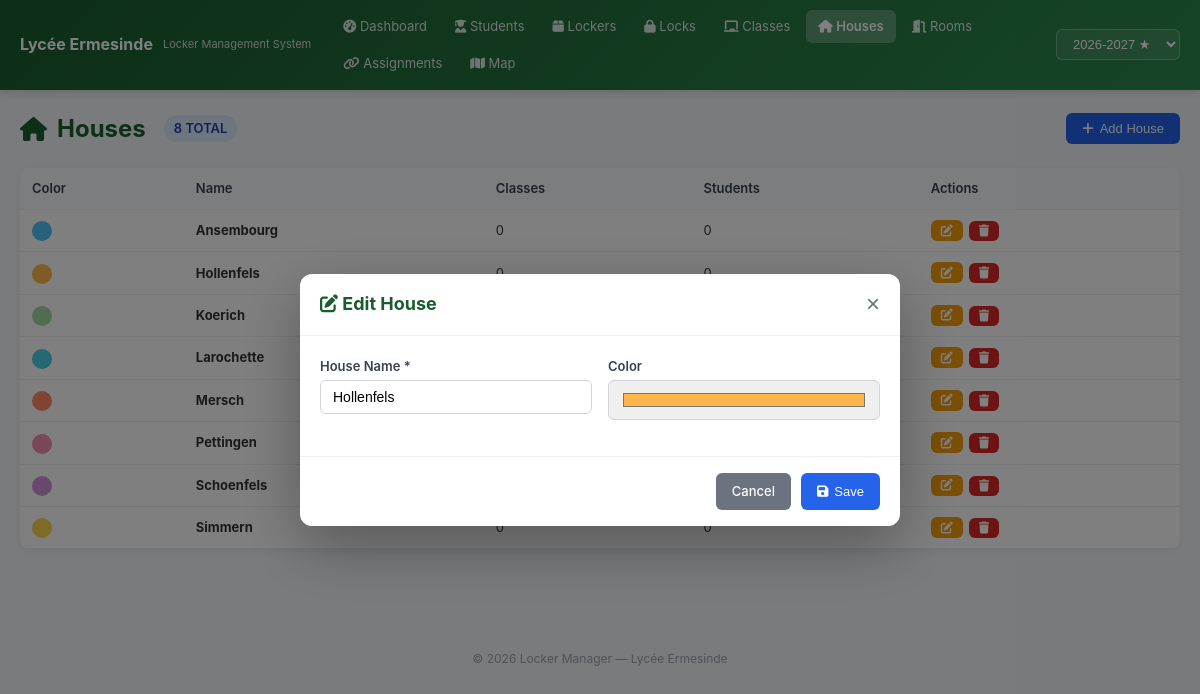
/houses.php?action=edit&id=2, run on the app's committed database.
### tables this page shows
CREATE TABLE IF NOT EXISTS houses (
    id INT AUTO_INCREMENT PRIMARY KEY,
    name VARCHAR(100) NOT NULL UNIQUE,
    color VARCHAR(20) DEFAULT '#999999',
    created_at TIMESTAMP DEFAULT CURRENT_TIMESTAMP
);

### includes/db.php (called while the page is built, shortened)
<?php
class DB {
    private static ?PDO $instance = null;
    public static function getInstance(): PDO {
        if (self::$instance === null) {
            $dsn = 'mysql:host=' . DB_HOST . ';dbname=' . DB_NAME . ';charset=' . DB_CHARSET;
            $options = [
                PDO::ATTR_ERRMODE            => PDO::ERRMODE_EXCEPTION,
                PDO::ATTR_DEFAULT_FETCH_MODE => PDO::FETCH_ASSOC,
                PDO::ATTR_EMULATE_PREPARES   => false,
            ];
            self::$instance = new PDO($dsn, DB_USER, DB_PASS, $options);
        }
        return self::$instance;
    }
    public static function query(string $sql, array $params = []): PDOStatement {
        $stmt = self::getInstance()->prepare($sql);
        $stmt->execute($params);
        return $stmt;
    }
    public static function fetchAll(string $sql, array $params = []): array {
        return self::query($sql, $params)->fetchAll();
    }
    public static function fetchOne(string $sql, array $params = []): array|null|false {
        return self::query($sql, $params)->fetch();
    }
}

### includes/helpers.php (called while the page is built, shortened)
<?php
require_once __DIR__ . '/db.php';
function h(?string $str): string {
    return htmlspecialchars($str ?? '', ENT_QUOTES, 'UTF-8');
}

### houses.php (the view, shortened to what this page needs)
<?php
require_once 'includes/helpers.php';
$houses = DB::fetchAll("
    SELECT h.*,
           (SELECT COUNT(*) FROM classes WHERE house_id = h.id) as class_count,
           (SELECT COUNT(*) FROM students s JOIN classes c ON s.class_id = c.id WHERE c.house_id = h.id) as student_count
    FROM houses h ORDER BY h.name
");
$editHouse = null;
if (isset($_GET['action']) && $_GET['action'] === 'edit' && isset($_GET['id'])) {
    $editHouse = DB::fetchOne("SELECT * FROM houses WHERE id = ?", [(int)$_GET['id']]);
}
include 'includes/header.php';
?>
<div class="page-header">
    <h1><i class="fas fa-home"></i> Houses
        <span class="badge badge-info" style="font-size:13px; margin-left:8px"><?= count($houses) ?> total</span>
    </h1>
    <button class="btn btn-primary" onclick="openModal('addHouseModal')"><i class="fas fa-plus"></i> Add House</button>
</div>
<div class="card">
    <div class="card-body" style="padding:0">
        <div class="table-wrapper">
        <table>
            <thead>
                <tr>
                    <th>Color</th>
                    <th>Name</th>
                    <th>Classes</th>
                    <th>Students</th>
                    <th>Actions</th>
                </tr>
            </thead>
            <tbody>
                <?php foreach ($houses as $house): ?>
                <tr>
                    <td><span class="house-dot" style="background:<?= h($house['color']) ?>; width:20px; height:20px;"></span></td>
                    <td><strong><?= h($house['name']) ?></strong></td>
                    <td><?= $house['class_count'] ?></td>
                    <td><?= $house['student_count'] ?></td>
                    <td>
                        <div class="btn-group">
                            <a href="houses.php?action=edit&id=<?= $house['id'] ?>" class="btn btn-warning btn-sm"><i class="fas fa-edit"></i></a>
                            <form method="post" style="display:inline">
                                <button class="btn btn-danger btn-sm" type="submit" data-confirm="Delete house '<?= h($house['name']) ?>'?"><i class="fas fa-trash"></i></button>
                            </form>
                        </div>
                    </td>
                </tr>
                <?php endforeach; ?>
            </tbody>
        </table>
        </div>
    </div>
</div>
<?php if ($editHouse): ?>
<div class="modal-overlay open" id="editHouseModal">
    <div class="modal">
        <div class="modal-header">
            <h3><i class="fas fa-edit"></i> Edit House</h3>
            <button class="modal-close" onclick="window.location='houses.php'">×</button>
        </div>
        <form method="post">
            <div class="modal-body">
                <div class="form-row">
                    <div class="form-group">
                        <label class="form-label">House Name *</label>
                        <input type="text" name="name" class="form-control" value="<?= h($editHouse['name']) ?>" required>
                    </div>
                    <div class="form-group">
                        <label class="form-label">Color</label>
                        <input type="color" name="color" class="form-control" value="<?= h($editHouse['color'] ?? '#999999') ?>" style="height:40px">
                    </div>
                </div>
            </div>
            <div class="modal-footer">
                <a href="houses.php" class="btn btn-secondary">Cancel</a>
                <button type="submit" class="btn btn-primary"><i class="fas fa-save"></i> Save</button>
            </div>
        </form>
    </div>
</div>
<?php endif; ?>
<?php include 'includes/footer.php'; ?>

### assets/css/style.css (style rules this page uses)
*, *::before, *::after { box-sizing: border-box; margin: 0; padding: 0; }
body { font-family: -apple-system, BlinkMacSystemFont, 'Segoe UI', Roboto, Oxygen, sans-serif; background: #f4f6f9; color: #333; line-height: 1.6; min-height: 100vh; }
a { color: #2563eb; text-decoration: none; }
.card { background: #fff; border-radius: 10px; box-shadow: 0 2px 8px rgba(0,0,0,0.06); margin-bottom: 20px; overflow: hidden; }
.card-body { padding: 20px; }
.page-header { display: flex; justify-content: space-between; align-items: center; margin-bottom: 20px; flex-wrap: wrap; gap: 10px; }
.page-header h1 { font-size: 24px; color: #1a5c2e; display: flex; align-items: center; gap: 10px; }
.btn { display: inline-flex; align-items: center; gap: 6px; padding: 8px 16px; border-radius: 6px; border: none; font-size: 13px; font-weight: 500; cursor: pointer; transition: all 0.2s; text-decoration: none; }
.btn-primary { background: #2563eb; color: #fff; }
.btn-secondary { background: #6b7280; color: #fff; }
.btn-warning { background: #f59e0b; color: #fff; }
.btn-danger { background: #dc2626; color: #fff; }
.btn-sm { padding: 4px 10px; font-size: 12px; }
.btn-group { display: flex; gap: 6px; flex-wrap: wrap; }
.table-wrapper { overflow-x: auto; }
table { width: 100%; border-collapse: collapse; font-size: 13px; }
thead { background: #f8fafc; }
th, td { padding: 10px 12px; text-align: left; border-bottom: 1px solid #eee; }
th { font-weight: 600; color: #374151; white-space: nowrap; }
.badge { display: inline-block; padding: 3px 10px; border-radius: 20px; font-size: 11px; font-weight: 600; text-transform: uppercase; }
.badge-info { background: #dbeafe; color: #1e40af; }
.form-control { width: 100%; padding: 8px 12px; border: 1px solid #d1d5db; border-radius: 6px; font-size: 14px; transition: border-color 0.2s; }
.form-label { display: block; font-weight: 600; margin-bottom: 4px; font-size: 13px; color: #374151; }
.form-group { margin-bottom: 16px; }
.form-row { display: grid; grid-template-columns: 1fr 1fr; gap: 16px; }
.modal-overlay { display: none; position: fixed; top: 0; left: 0; right: 0; bottom: 0; background: rgba(0,0,0,0.5); z-index: 2000; align-items: center; justify-content: center; }
.modal-overlay.open { display: flex; }
.modal { background: #fff; border-radius: 12px; width: 90%; max-width: 600px; max-height: 90vh; overflow-y: auto; box-shadow: 0 20px 60px rgba(0,0,0,0.3); }
.modal-header { display: flex; justify-content: space-between; align-items: center; padding: 16px 20px; border-bottom: 1px solid #eee; }
.modal-header h3 { font-size: 18px; color: #1a5c2e; }
.modal-close { background: none; border: none; font-size: 24px; cursor: pointer; color: #6b7280; }
.modal-body { padding: 20px; }
.modal-footer { padding: 16px 20px; border-top: 1px solid #eee; display: flex; justify-content: flex-end; gap: 10px; }
.house-dot { display: inline-block; width: 12px; height: 12px; border-radius: 50%; margin-right: 6px; vertical-align: middle; }

### data on the page
houses: name "Ansembourg", class_count "0", student_count "0"
houses: name "Hollenfels", class_count "0", student_count "0", color "#ffb74d"
houses: name "Koerich"
houses: name "Larochette"
houses: name "Mersch"
houses: name "Pettingen"
houses: name "Schoenfels"
houses: name "Simmern", class_count "0", student_count "0"

### other printed values
count($houses) "8"
APP_NAME "Locker Manager"
form field value "2026-2027 ★"
